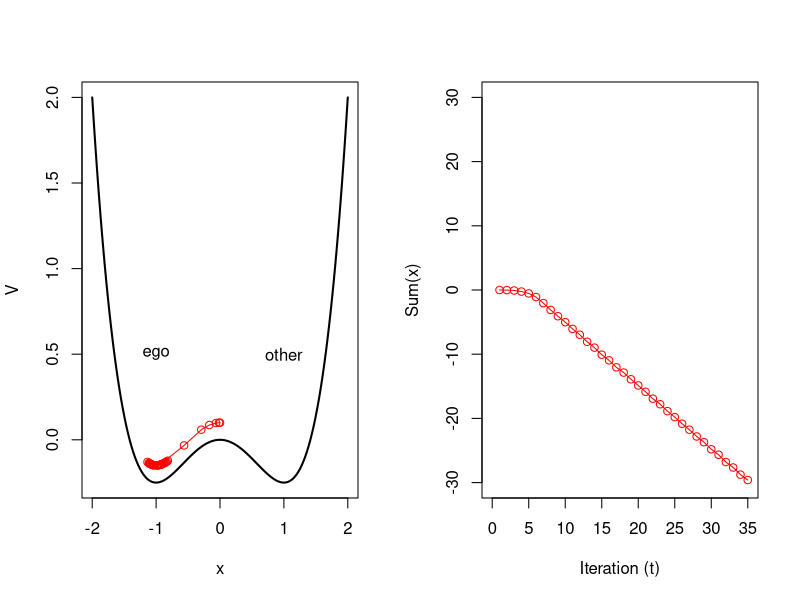

Source code (R): (Note: this script raises an error after producing the figure.)
#########################################################################
#
# coded by Rick Dale 
# Based on Duran and Dale (2014) and as part of Dale, Galati et al., Frontiers Submission
#
#########################################################################

library(ggplot2)
library(grid)
library(cowplot)

setwd('~/Dropbox/new.projects/galati.perspective.review/simulation/')

###
# Figure of 1 state variable potential wells
###
pdf(file='sim_figures/1_state_well.pdf',height=4.5,width=8)
par(mfrow=c(1,2))

x = seq(from=-2,to=2,by=.01)
V = (0*x - x^2/2 + x^4/4)
plot(x,V,xlab='x',type='l',lwd=2)
text(-1,.5,'ego')
text(1,.5,'other')

for (i in 1) {
  print(i)
  x_trial = c()
  x = 0
  k = 0
  x_sum = 0
  for (j in 1:1000) {
    #x_trial = rbind(x_trial,data.frame(t=j,x=x,x2=x^2,x3=x^3,k=k))
    x_trial = rbind(x_trial,data.frame(k=k,x=x,x_sum=x_sum))
    lx = x
    x = x + (-k + x - x^3) + rnorm(1)*.05
    x_sum = x_sum + x
    
    if (abs(x_sum)>30) { 
      #points()
      ys = (0*x_trial$x - x_trial$x^2/2 + x_trial$x^4/4)
      points(x_trial$x,ys+.1,col='red',type='o')
      plot(x_trial$x_sum,type='o',xlim=c(0,nrow(x_trial)),ylim=c(-30,30),xlab='Iteration (t)',ylab='Sum(x)',col='red')
      break;
    }
  }
}
dev.off()

###
# Figure of 2-state system; equibiased
###
u_y = .2 # speed at which they update
u_x = .2
k_x = 0 # tilt of systems
k_y = 0
sigm = .01 # noise impulse
alph = .01 # how much they influence each other, as in equations
bet = .01

pdf(file='sim_figures/2_state_well_equibiased.pdf',height=7,width=7)
run_and_plot(u_x=.2,
             u_y=.2,
             k_x=0,
             k_y=0,
             sigm=.01,
             alph=.0,
             bet=.0)
dev.off()

###
# Ego is really fast, slow has no time to accumulate and win 
###
pdf(file='sim_figures/3_state_well_egofast.pdf',height=7,width=7)
run_and_plot(u_x=.2,
             u_y=.1,
             k_x=.2,
             k_y=0,
             sigm=.01,
             alph=.0,
             bet=.0)
dev.off()

###
# Social can take over entirely if we assume top-down control
###

pdf(file='sim_figures/4_state_well_social_set.pdf',height=7,width=7)
run_and_plot(u_x=.2,
             u_y=.1,
             k_x=.2,
             k_y=-.2,
             sigm=.01,
             alph=.2,
             bet=.0)
dev.off()

###
# Mutually reinforcing responses
###
pdf(file='sim_figures/5_mutually_reinforcing.pdf',height=7,width=7)
run_and_plot(u_x=.2,
             u_y=.1,
             k_x=.2,
             k_y=-.025,
             sigm=.01,
             alph=0.2,
             bet=0.01)
dev.off()

###
# plotting and individual runs of simulations
###

run_and_plot = function(u_x,u_y,k_x,k_y,sigm,alph,bet) {
  
  x = seq(from=-1.5,to=1.5,by=.01)
  VP = u_x*(k_x*x - x^2/2 + x^4/4)
  VS = u_y*(k_y*x - x^2/2 + x^4/4)
  potentialXP = ggplot(data=data.frame(x,VP),aes(x=x,y=VP))+geom_line(colour='gray',size=2)+xlab(expression('x'[P]))+ylab(expression('V'[P]))+
    theme(panel.grid.major = element_blank(), panel.grid.minor = element_blank(),
          panel.background = element_blank(),axis.text.y=element_blank())
  potentialXS = ggplot(data=data.frame(V=VS,x=x),aes(x=x,y=VS))+geom_line(colour='gray',size=2)+xlab(expression('x'[S]))+ylab(expression('V'[S]))+
    theme(panel.grid.major = element_blank(), panel.grid.minor = element_blank(),
          panel.background = element_blank(),axis.text.x=element_blank())+coord_flip()
  
  x_seed = seq(from=-1.5,to=1.5,by=.1)
  x = expand.grid(x_seed,x_seed)[,1]
  y = expand.grid(x_seed,x_seed)[,2]
  
  dx = u_x*(-k_x + x - x^3)+alph*(y-x)
  dy = u_y*(-k_y + y - y^3)+bet*(x-y)
  df = data.frame(x,y,dx,dy)
  vectorField = ggplot(data=df, aes(x=x, y=y)) + xlab(expression('x'[P]))+ylab(expression('x'[S]))+
    geom_segment(aes(xend=x+dx, yend=y+dy), 
                 arrow = arrow(length = unit(0.1,"cm")),col='gray')+
    theme(panel.grid.major = element_blank(), panel.grid.minor = element_blank(),
          panel.background = element_blank())
  
  new_plots = run_sim(u_x,u_y,k_x,k_y,sigm,alph,bet,vectorField,potentialXP,potentialXS)
  
  #return(list(vectorField,potentialXP,potentialXS,histoResponse))
  plot_grid(new_plots[[3]],new_plots[[1]],new_plots[[4]],new_plots[[2]])
  
}

run_sim = function(u_x,u_y,k_x,k_y,sigm,alph,bet,vectorField,potentialXP,potentialXS) {

  ln = 100
  threshold = 30
  clrs = c('red','blue')
  choices = c()
  for (j in 1:50) { # no. of trials
    xy = c()
    x=0;y=0
    sum_x = 0
    sum_y = 0
    ix = 0
    for (i in 1:ln) { # run for at most 100, but keep a running sum and... 
      d_x = alph*(y-x)
      d_y = bet*(x-y)
      x = x + u_x*(-k_x + x - x^3)+d_x+sigm*(rnorm(1))
      y = y + u_y*(-k_y + y - y^3)+d_y+sigm*(rnorm(1))
      sum_x = sum_x + x
      sum_y = sum_y + y
      if (abs(sum_x)>threshold | abs(sum_y)>threshold) { # ... quit when we are at threshold
        ix_which = which.max(c(abs(sum_x),abs(sum_y)))
        ix = sign(c(x,y)[ix_which])
        xy = rbind(xy,data.frame(x,y,ix,sum_x,sum_y))
        break
      }
      xy = rbind(xy,data.frame(x,y,ix,sum_x,sum_y))
    }
    vectorField=vectorField+
      geom_line(data=xy,aes(x=x,y=y))
    #vectorField<<-vectorField+
      #geom_point(data=xy[1,],aes(x=x,y=y),shape=15,size=5)

    Vx = u_x*(k_x*xy$x - xy$x^2/2 + xy$x^4/4)+runif(1)*u_x/7
    potentialXP=potentialXP+geom_line(data=data.frame(y=Vx,x=xy$x),aes(x=x,y=y))
    
    Vy = u_y*(k_y*xy$y - xy$y^2/2 + xy$y^4/4)+runif(1)*u_y/7 
    potentialXS=potentialXS+geom_line(data=data.frame(y=Vy,x=xy$y),aes(x=x,y=y))    
    
    if (ix_which==1) {
      potentialXP=potentialXP+geom_point(data=data.frame(y=Vx,x=xy$x)[nrow(xy),],aes(x=x,y=y),colour='black',size=3,shape=15)
    } else {
      potentialXS=potentialXS+geom_point(data=data.frame(y=Vy,x=xy$y)[nrow(xy),],aes(x=x,y=y),colour='black',size=3,shape=15)
    }
    
    choices = c(choices,ix)
    #points(0,0,pch=15,cex=2,col='green')
    #points(xy[,1],xy[,2],type='l')
    #points(xy[nrow(xy),1],xy[nrow(xy),2],pch=ix+15,cex=2,col='red')
  }
  choice_txt = abs((choices-1)/2)+1 # flips to Ego = 2, Other = 1
  histoResponse = ggplot(data.frame(perspective=as.factor(c('Other','Ego')[choice_txt])), aes(perspective))+geom_bar()
  
  return(list(vectorField,potentialXP,potentialXS,histoResponse))

}






